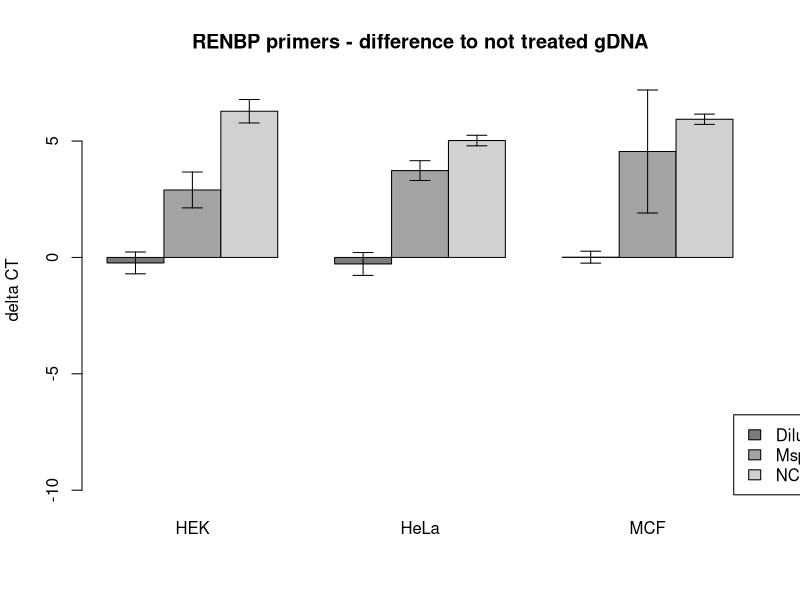

Write the R code that produced this figure.
library(ggplot2)
library(data.table)

# RENBP (601/602)

# Difference to control average
average <- data.table(
  names=c("Diluted by 1:2","MspJI digested", "NC"),
  HEK=c(-0.2355963389,2.899072647,6.28086408),
  HeLa=c(-0.2798614502,3.730486552,5.022163391),
  MCF=c(0.01104990641,4.550682068,5.936459859)
)

setkey(average,names)  

dtAV = as.matrix(average, rownames=TRUE)

# Difference to control deviation

stdev <- data.table(
  names=c("Diluted by 1:2","MspJI digested", "NC"),
  HEK=c(0.4681343739,0.7698417225,0.5043162904),
  HeLa=c(0.4920205207,0.4256293517,0.2265993952),
  MCF=c(0.2568224415,2.642113508,0.2193727545)
)

setkey(stdev,names)  

dtSD = as.matrix(stdev, rownames=TRUE)

# Limit to graph
limup <- 1.2*max(dtAV)
limdown <- 1.2*min(dtAV)

# Error bar or something
error.bar <- function(x, y, upper, lower=upper, length=0.1,...){
  arrows(x,y+upper, x, y-lower, angle=90, code=3, length=length, ...)
}

# Graph this shit
ze_barplot <- barplot(dtAV ,
                      beside=T ,
                      legend.text=T,
                      col=c("gray48", "gray64", "gray82"),
                      ylim=c(limdown-10,limup), 
                      ylab="delta CT", 
                      main = "RENBP primers - difference to not treated gDNA",
                      args.legend = list(x = "topright",inset = c(-0.2, 0.8)))

error.bar(ze_barplot,dtAV, dtSD)

